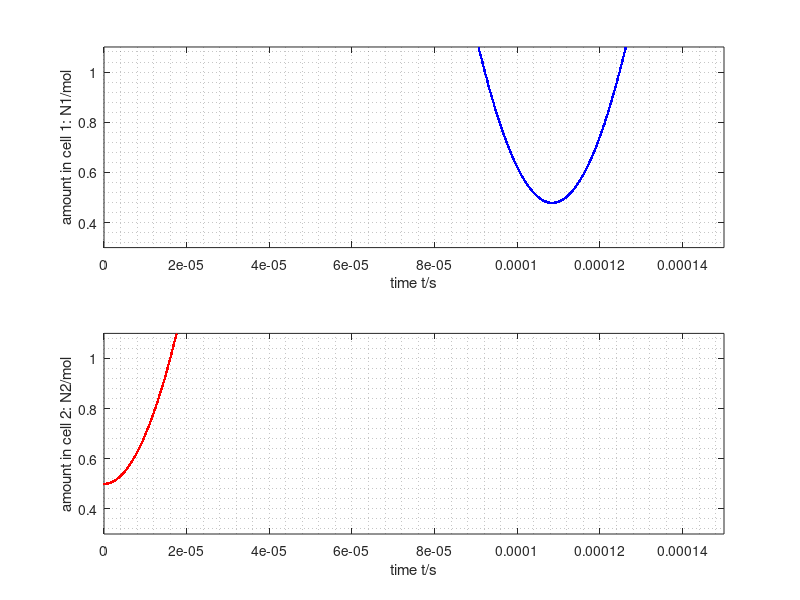

This chart was generated by the following MATLAB code:
%% Numerical simulation of gas
%% SI units used throughout
clearvars;

rho = 0.029; % molar mass kg/mol (air)
A = 0.01^2; % cell area/m^2
V = 0.01^3; % cell volume/m^2
T = 293; % temperature 20 degrees
R = 8.31446; % molar gas constant

t = 0; % initial time
dt = 0.0000001; % time step
t_end = dt*1500; % final time

N1 = 10; % initial amount/mol in cell 1
N2 = 0.5; % initial amount/mol in cell 2
P1 = 0; % initial x-momentum in cell 1
P2 = 0; % initial x-momentum in cell 2
J1 = 0; % matter flux into cell 1
J3 = 0; % matter flux out of cell 2

J2 = A/V * (P1 + P2)/(2 * rho);

F1 = A/V * R * T * N1;
F2 = V/A * 2 * rho/(N1 + N2) * J2.^2 + A/V * R * T * (N1 + N2)/2;
F3 = A/V * R * T * N2;




figure
subplot(2,1,1)
plot(t, N1, '.', 'Color','blue');
xlim([0, t_end]); ylim([0.3, 1.1]);
xlabel('time t/s'); ylabel('amount in cell 1: N1/mol');
hold on
subplot(2,1,2)
plot(t, N2, '.', 'Color','red');
xlim([0, t_end]); ylim([0.3, 1.1]);
xlabel('time t/s'); ylabel('amount in cell 2: N2/mol');
hold on

%% Numerical time integration
while t < t_end


    N1 = N1 + (J1 - J2) * dt;
    N2 = N2 + (J2 - J3) * dt;
    
    P1 = P1 + (F1 - F2) * dt;
    P2 = P2 + (F2 - F3) * dt;
    
    t = t + dt;

    J2 = A/V * (P1 + P2)/(2 * rho);
    
    F1 = A/V * R * T * N1;
    F2 = V/A * 2 * rho/(N1 + N2) * J2.^2 + A/V * R * T * (N1 + N2)/2;
    F3 = A/V * R * T * N2;
    
  subplot(2,1,1)
  plot(t, N1, '.', 'Color','blue');
  subplot(2,1,2)
  plot(t, N2, '.', 'Color','red');
  %drawnow
end
subplot(2,1,1);
grid minor;
subplot(2,1,2);
grid minor;
